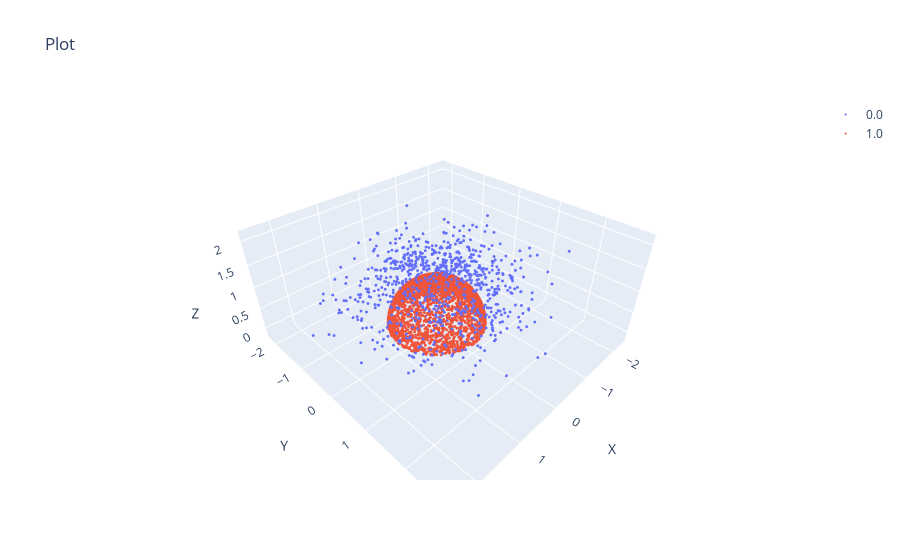

The cell this chart's notebook holds for it:
### Code cell
data = np.load("../../data/negative_sampling/hifreq1/hemisphere.npz")
scatter(data['data'], data['mask_x'])

### Figure 1 — Plotly figure (JSON) as saved in the notebook; plotly's stock layout.template omitted (floating-point values rounded to 4 significant figures; data arrays with more than 128 entries replaced by an {"elided": "..."} marker saying what was removed)
{"data": [{"marker": {"color": 0, "colorscale": [[0, "#440154"], [0.1111, "#482878"], [0.2222, "#3e4989"], [0.3333, "#31688e"], [0.4444, "#26828e"], [0.5556, "#1f9e89"], [0.6667, "#35b779"], [0.7778, "#6ece58"], [0.8889, "#b5de2b"], [1, "#fde725"]], "opacity": 1, "size": 1}, "mode": "markers", "name": "0.0", "type": "scatter3d", "x": {"elided": "1192 float values"}, "y": {"elided": "1192 float values"}, "z": {"elided": "1192 float values"}}, {"marker": {"color": 1, "opacity": 1, "size": 1}, "mode": "markers", "name": "1.0", "type": "scatter3d", "x": {"elided": "2981 float values"}, "y": {"elided": "2981 float values"}, "z": {"elided": "2981 float values"}}], "layout": {"scene": {"xaxis": {"title": {"text": "X"}}, "yaxis": {"title": {"text": "Y"}}, "zaxis": {"title": {"text": "Z"}}}, "showlegend": true, "title": {"text": "Plot"}}}
